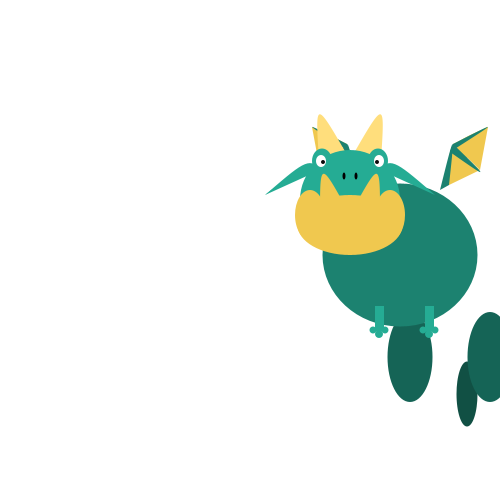
Frame 1 (no input)
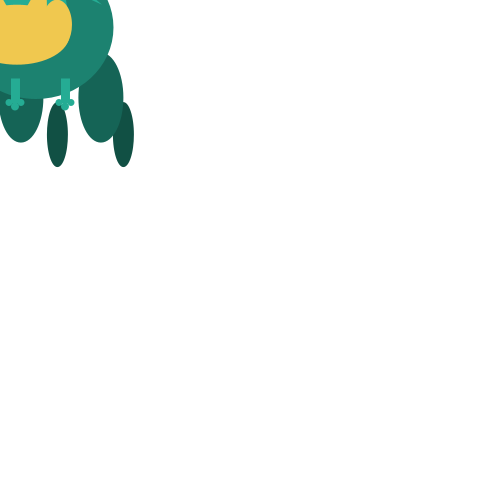
Frame 60 (the mouse pressed at the canvas centre just before this capture)
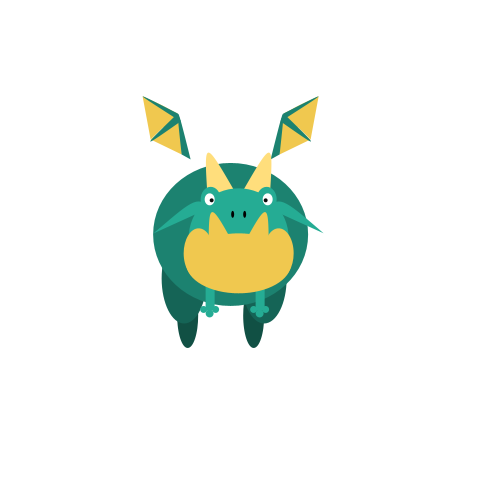
Frame 120 (the mouse held since frame 60 and released just before this capture)

The Processing sketch that drew these frames (run headless with seeded random() and noise(); from frame 60 on, the mouse is pressed at the canvas centre):

// Processing sketch: processing_186836
// ── processing_186836.pde

//Variables
int headsize = 100;
float xposition = 350;
float yposition = 200;
float xposition2 = 400;
float yposition2 = 250;
float xposition3 = 450;
float yposition3 = 300;
float xposition4 = 500;
float yposition4 = 350;



void setup() {
  size(500,500);
  colorMode(HSB);
  background(255);
  noStroke();
  noCursor();
  smooth();
  

 
}
void drawWings(){
//WINGS


    //Left Wing Membrane curve
      fill(32, 170, 240);
      beginShape();
      vertex(xposition2-49, yposition2-65);
      bezierVertex(xposition2-47, yposition2-105, xposition2-47, yposition2-105, xposition2-88, yposition2-123);
      endShape();
      
    //Left Wing Membrane Tri Upper
      triangle(xposition2-88, yposition2-123, xposition2-80, yposition2-80, xposition2-53, yposition2-106);
      
    //Left Wing Membrane Tri Lower
      triangle(xposition2-80, yposition2-80, xposition2-49, yposition2-65, xposition2-53, yposition2-100);  
  
    //Right Wing Membrane curve
      fill(32, 170, 240);
      beginShape();
      vertex(xposition2+49, yposition2-65);
      bezierVertex(xposition2+47, yposition2-105, xposition2+47, yposition2-105, xposition2+88, yposition2-123);
      endShape();
      
    //Right Wing Membrane Tri Upper
      triangle(xposition2+88, yposition2-123, xposition2+80, yposition2-80, xposition2+53, yposition2-106);
      
    //Right Wing Membrane Tri Lower
      triangle(xposition2+80, yposition2-80, xposition2+49, yposition2-65, xposition2+53, yposition2-100);  
  
    //Left Wing Base
      fill(120, 200, 130);
      beginShape();
      vertex(xposition2-49, yposition2-65);
      bezierVertex(xposition2-55, yposition2-120, xposition2-55, yposition2-120, xposition2-40, yposition2-60);
      endShape();
  
    //Left Wing Top
      beginShape();
      vertex(xposition2-53, yposition2-106);
      bezierVertex(xposition2-100, yposition2-130, xposition2-100, yposition2-130, xposition2-50, yposition2-98);
      endShape();
  
    //Left Wing Middle
      beginShape();
      vertex(xposition2-53, yposition2-106);
      bezierVertex(xposition2-90, yposition2-70, xposition2-90, yposition2-70, xposition2-50, yposition2-98);
      endShape();
  
    //Right Wing base
      beginShape();
      vertex(xposition2+49, yposition2-65);
      bezierVertex(xposition2+55, yposition2-120, xposition2+55, yposition2-120, xposition2+40, yposition2-60);
      endShape();

    //Right Wing Top
      beginShape();
      vertex(xposition2+53, yposition2-106);
      bezierVertex(xposition2+100, yposition2-130, xposition2+100, yposition2-130, xposition2+50, yposition2-98);
      endShape();
  
    //Right Wing Middle
      beginShape();
      vertex(xposition2+53, yposition2-106);
      bezierVertex(xposition2+90, yposition2-70, xposition2+90, yposition2-70, xposition2+50, yposition2-98);
      endShape();

   
}
  
void moveWings() {
/*pushMatrix();
//if(yposition2 > 5){
  translate(0, -10);
  if(yposition2 == -10);
  translate(0, 10);
  drawWings();
  
//  }
popMatrix();*/

    if(mousePressed){
      pushMatrix();
      translate(0, -10);
      drawWings();
      popMatrix();
    }else{
     drawWings();
    }  
    
}



void draw() {
  background(255); 
    //Custom Function
      //drawWings();
        moveWings();
  
  //FEET
    //Left Foot
      fill(120, 200, 80);
      ellipse(xposition4-33, yposition3+94, 21, 65);  
      
    //Right Foot 
      ellipse(xposition4+33, yposition3+94, 21, 65);    
  
  //LEGS
    //Left Leg
      fill(120, 200, 100);
      ellipse(xposition3-40, yposition3+57, 45, 90);    
    //Right Leg
      ellipse(xposition3+40, yposition3+57, 45, 90);    
  
  //BODY
    fill(120, 200, 130);
    ellipse(xposition2, yposition2+5, 155, 143); 
    
  
  //ARMS
    //Left Arm
      fill(120, 200, 172);
      rect(xposition2+25, yposition2+56, 9, 25); 
      
    //Right Arm      
      rect(xposition2-25, yposition2+56, 9, 25);  
      
    //Hands
      //Left Hand
        ellipse(xposition2-27, yposition2+80, 7, 7);
        ellipse(xposition2-21, yposition2+84, 8, 8);
        ellipse(xposition2-15, yposition2+80, 7, 7);
    
      //Right Hand
        ellipse(xposition2+35, yposition2+80, 7, 7);
        ellipse(xposition2+29, yposition2+84, 8, 8);
        ellipse(xposition2+23, yposition2+80, 7, 7);
    
  //HORNS
    //Left Horn
      fill(32, 130, 255);
      beginShape();
      vertex(xposition-31, yposition-40);
      bezierVertex(xposition-35, yposition-101, xposition-35, yposition-101, xposition, yposition-40);
      endShape();
  
    //Right Horn
      fill(32, 130, 255);
      beginShape();
      vertex(xposition+31, yposition-40);
      bezierVertex(xposition+35, yposition-101, xposition+35, yposition-101, xposition, yposition-40);
      endShape();
  
  //triangle(xposition-35, yposition-40, xposition-25, yposition -90, xposition-8, yposition-40);  //lefthorn
  //triangle(xposition+35, yposition-40, xposition+25, yposition -90, xposition+8, yposition-40);  //righthorn
  
  //HEAD
    fill(120, 200, 172);
    ellipse(xposition, yposition, headsize, headsize);       

  //EYE SOCKETS
    //Left Socket
      ellipse(xposition-28, yposition-39, 20, 25);   
      ellipse(xposition+28, yposition-39, 20, 25);                                                

  //JAW
  fill(32, 170, 240);                                                                          
  ellipse(xposition, yposition +25, 105, 60);
  
  //CHEEKS
    //Left Cheek
      ellipse(xposition-40, yposition+15, 30, 50);  
    //Right Cheek
      ellipse(xposition+40, yposition+15, 30, 50);                                                   //right cheek
  
  
  //EARS
    //Top of left ear
      fill(120, 200, 172);
      beginShape();
      vertex(xposition-30, yposition-30);
      bezierVertex(xposition-40, yposition-45, xposition-50, yposition-35, xposition-85, yposition-5);
      endShape();
    //Bottom of left ear
      beginShape();
      vertex(xposition-30, yposition-40);
      bezierVertex(xposition-25, yposition-15, xposition-50, yposition-35, xposition-85, yposition-5);
      endShape();     
  
  //Top of right ear
      beginShape();
      vertex(xposition+30, yposition-30);
      bezierVertex(xposition+40, yposition-45, xposition+50, yposition-35, xposition+85, yposition-5);
      endShape();
  
  //TEETH
    //left tooth
      fill(32, 170, 240);  
      beginShape();
      vertex(xposition-30, yposition+15);
      bezierVertex(xposition-30, yposition-40, xposition-30, yposition-40, xposition, yposition+15);
      endShape();
    //right tooth
      fill(32, 170, 240);  
      beginShape();
      vertex(xposition+30, yposition+15);
      bezierVertex(xposition+30, yposition-40, xposition+30, yposition-40, xposition, yposition+15);
      endShape();
      //triangle(xposition-30, yposition-20, xposition-30, yposition +15, xposition, yposition+15);  //left tooth
      //triangle(xposition+30, yposition-20, xposition+30, yposition +15, xposition, yposition+15);  //right tooth
  
  
  //EYES
    //Left Eye
      fill(255);
      ellipse(xposition - 29, yposition - 39, 10, 12);  
    //Right Eye      
      ellipse(xposition + 29, yposition - 39, 10, 12);                                               
  
  //PUPILS
    //Left Pupil
      fill(10);
      ellipse(xposition - 27, yposition - 38, 4, 4);  
    //Right Pupil
      ellipse(xposition + 27, yposition - 38, 4, 4);                                           
  
  //NOSE
  fill(0);
    //Left Nostril
      ellipse(xposition-6, yposition-24, 3, 7); 
    //Right Nostril  
      ellipse(xposition+6, yposition-24, 3, 7);                                                     
  
  //Mouse Position Var Calculations
  xposition = xposition + (mouseX - xposition)/20.0;                                            //head delay x
  yposition = yposition + (mouseY - yposition)/20.0;                                            //head delay y
  xposition2 = xposition2 + (mouseX - xposition2)/25.0;                                         //body delay x
  yposition2 = yposition2 + (mouseY - yposition2)/25.0;                                         //body delay y
  xposition3 = xposition3 + (mouseX - xposition3)/30.0;                                         //legs delay x
  yposition3 = yposition3 + (mouseY - yposition3)/30.0;                                         //legs delay y
  xposition4 = xposition4 + (mouseX - xposition4)/35.0;                                         //feet delay x
  yposition4 = yposition4 + (mouseY - yposition4)/35.0;                                         //feet delay x

  



  


}
